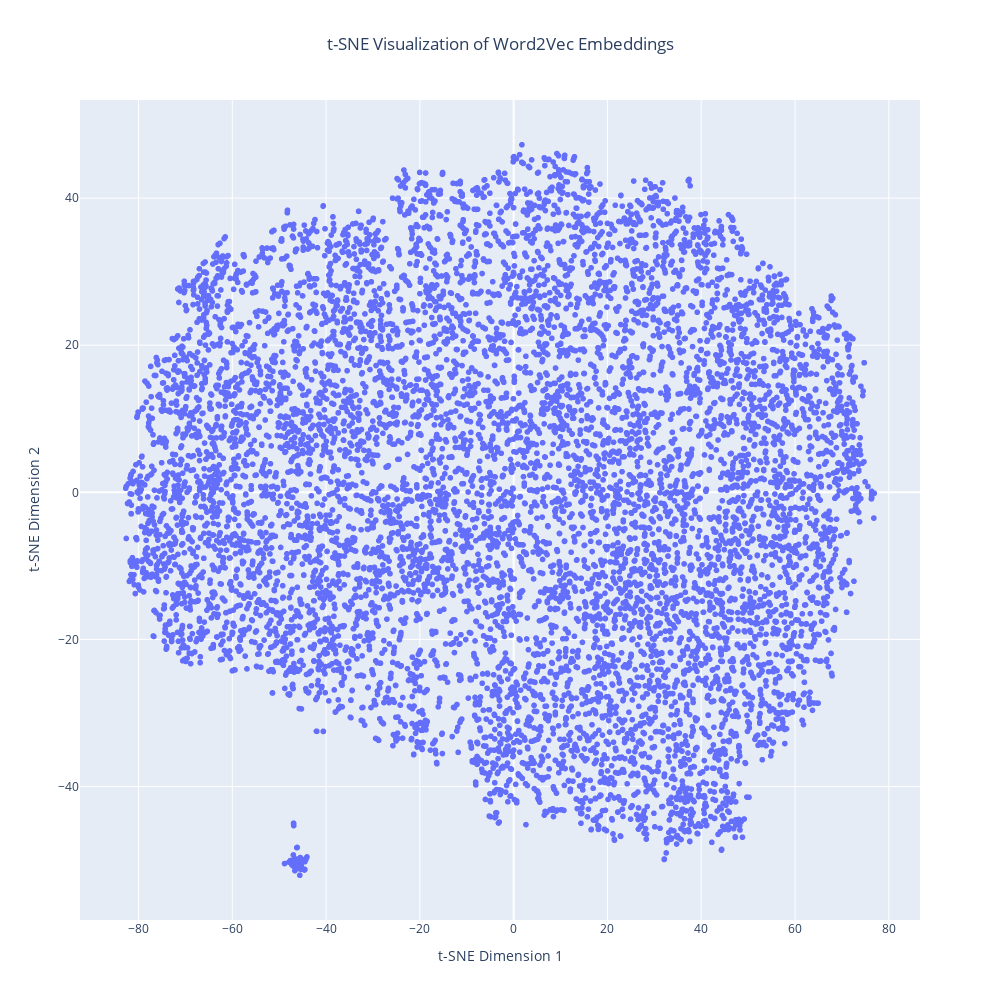

Here is the notebook cell this chart was saved with:
### Code cell
# PLOTTING Word2Vec EMBEDDINGS

# Reading the file which contains all the article names
with open(article_names_file_path,"r") as article_names_file:
    article_names = article_names_file.read().strip().split(sep="\n")
    
# Create a DataFrame with the t-SNE results and article names
df_tsne_mean_pool = pd.DataFrame({
    't-SNE Dimension 1': tsne_Word2Vec[:, 0],
    't-SNE Dimension 2': tsne_Word2Vec[:, 1],
    'Article Name': article_names
})

# Plot the scatter plot
fig = px.scatter(df_tsne_mean_pool, x='t-SNE Dimension 1', y='t-SNE Dimension 2', 
                 hover_name='Article Name', 
                 title="t-SNE Visualization of Word2Vec Embeddings",
                 width=1000, height=1000)

# Center the title
fig.update_layout(title={'text': "t-SNE Visualization of Word2Vec Embeddings",
                          'x':0.5, 'xanchor': 'center'})

fig.show()

### Figure 1 — Plotly figure (JSON) as saved in the notebook; plotly's stock layout.template omitted (floating-point values rounded to 4 significant figures; data arrays with more than 128 entries replaced by an {"elided": "..."} marker saying what was removed)
{"data": [{"hovertemplate": "<b>%{hovertext}</b><br><br>t-SNE Dimension 1=%{x}<br>t-SNE Dimension 2=%{y}<extra></extra>", "hovertext": {"elided": "10000 str values"}, "legendgroup": "", "marker": {"color": "#636efa", "symbol": "circle"}, "mode": "markers", "name": "", "showlegend": false, "type": "scattergl", "x": {"elided": "10000 float values"}, "xaxis": "x", "y": {"elided": "10000 float values"}, "yaxis": "y"}], "layout": {"height": 1000, "legend": {"tracegroupgap": 0}, "title": {"text": "t-SNE Visualization of Word2Vec Embeddings", "x": 0.5, "xanchor": "center"}, "width": 1000, "xaxis": {"anchor": "y", "domain": [0, 1], "title": {"text": "t-SNE Dimension 1"}}, "yaxis": {"anchor": "x", "domain": [0, 1], "title": {"text": "t-SNE Dimension 2"}}}}
